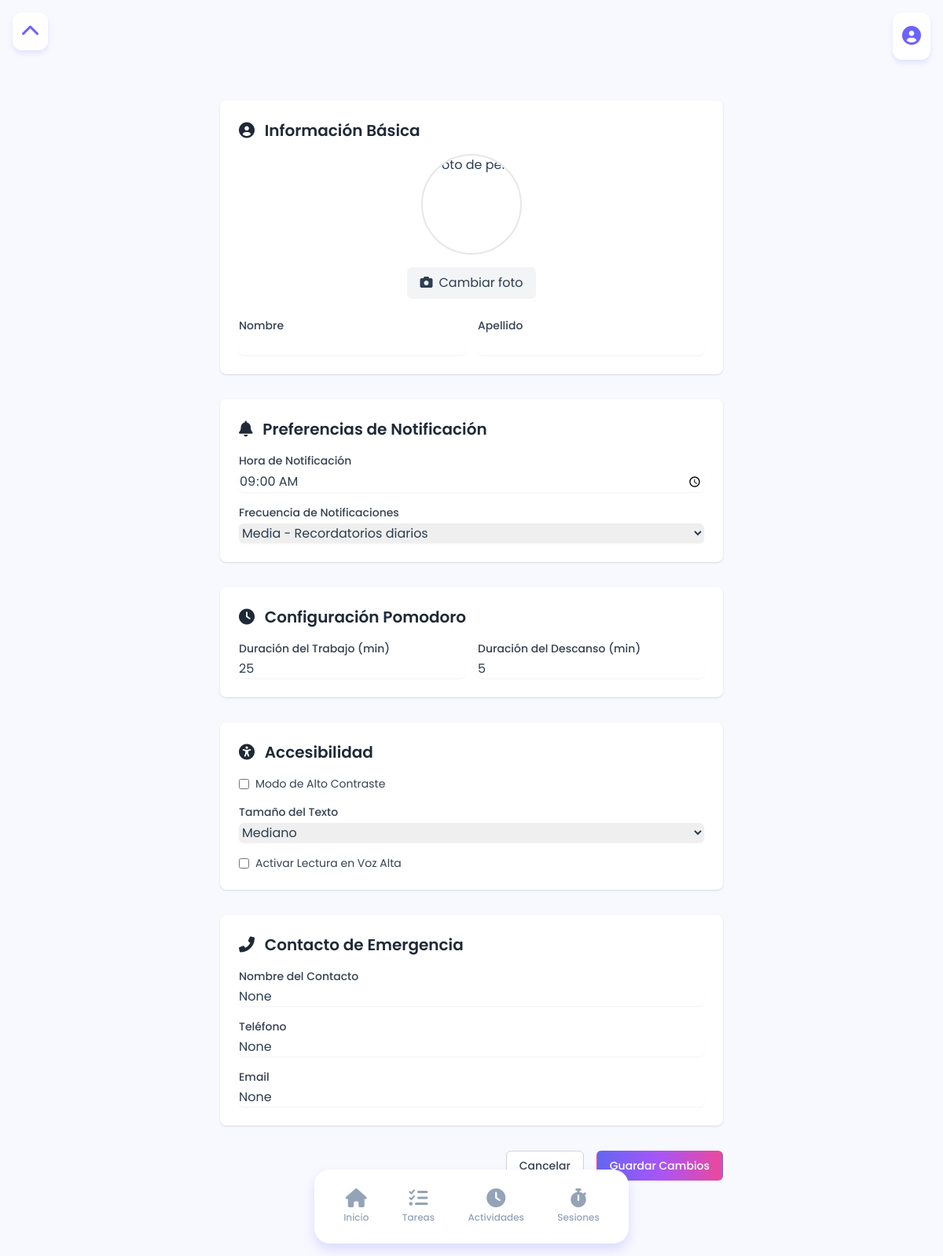
/security/profile/update/ (signed in), run on the app's committed database.
### apps/security/models.py (models this page shows, shortened)
class User(AbstractUser):
    id = models.UUIDField(primary_key=True, default=uuid.uuid4, editable=False)
    email = models.EmailField(unique=True)
    first_name = models.CharField(
        max_length=150,
        verbose_name='nombres',
        help_text="Nombres completos del usuario"
    )
    last_name = models.CharField(
        max_length=150,
        verbose_name='apellidos',
        help_text="Apellidos completos del usuario"
    )
    profile_photo = models.ImageField(
        upload_to='users/profile_photos/%Y/%m/',
        null=True,
        blank=True,
        verbose_name='foto de perfil',
        help_text="Foto de perfil del usuario"
    )
    groups = models.ManyToManyField(
        'auth.Group',
        related_name='custom_user_set',
        blank=True,
        verbose_name='groups',
        help_text='The groups this user belongs to.'
    )
    user_permissions = models.ManyToManyField(
        'auth.Permission',
        related_name='custom_user_set',
        blank=True,
        verbose_name='user permissions',
        help_text='Specific permissions for this user.'
    )
    preferred_notification_time = models.TimeField(
        default='09:00',
        help_text="Hora preferida para recibir notificaciones diarias"
    )
    notification_frequency = models.CharField(
        max_length=20,
        choices=[
            ('high', 'Alta - Múltiples recordatorios diarios'),
            ('medium', 'Media - Recordatorios diarios'),
            ('low', 'Baja - Recordatorios semanales')
        ],
        default='medium'
    )
    pomodoro_work_duration = models.PositiveIntegerField(
        default=25,
        validators=[MinValueValidator(15), MaxValueValidator(45)],
        help_text="Duración del período de trabajo en minutos"
    )
    pomodoro_break_duration = models.PositiveIntegerField(
        default=5,
        validators=[MinValueValidator(3), MaxValueValidator(15)],
        help_text="Duración del período de descanso en minutos"
    )
    use_high_contrast = models.BooleanField(
        default=False,
        help_text="Activar modo de alto contraste"
    )
    text_size = models.CharField(
        max_length=15,  # Aumentado para acomodar 'extra_large'
        choices=[
            ('small', 'Pequeño'),
            ('medium', 'Mediano'),
            ('large', 'Grande'),
            ('extra_large', 'Extra Grande')
        ],
        default='medium'
    )
    enable_text_to_speech = models.BooleanField(
        default=False,
        help_text="Activar lectura de texto en voz alta"
    )
    task_complexity_preference = models.CharField(
        max_length=20,
        choices=[
            ('simple', 'Tareas Simples'),
            ('moderate', 'Tareas Moderadas'),
            ('complex', 'Tareas Complejas')
        ],
        default='moderate',
        help_text="Nivel preferido de complejidad en la presentación de tareas"
    )
    daily_task_limit = models.PositiveIntegerField(
        default=5,
        validators=[MinValueValidator(1), MaxValueValidator(10)],
        help_text="Número máximo de tareas principales por día"
    )
    emergency_contact_name = models.CharField(
        max_length=100,
        blank=True,
        null=True
    )
    emergency_contact_phone = models.CharField(
        max_length=20,
        blank=True,
        null=True
    )
    emergency_contact_email = models.EmailField(
        blank=True,
        null=True
    )
    USERNAME_FIELD = "email"
    REQUIRED_FIELDS = ['username']
    class Meta:
        ordering = ['-date_joined']
        verbose_name = 'Usuario'
        verbose_name_plural = 'Usuarios'
    def get_full_name(self):
        return f"{self.first_name} {self.last_name}".strip()
    def get_profile_photo(self):
        if self.profile_photo and hasattr(self.profile_photo, 'url'):
            return self.profile_photo.url
        default_photo_url = getattr(settings, 'DEFAULT_PROFILE_PHOTO_URL', None)
        if default_photo_url:
            return default_photo_url
        return '/static/img/default-profile-photo.png'

### apps/security/views/profile.py (the view, shortened to what this page needs)
class UserProfileUpdateView(LoginRequiredMixin, UpdateView):
    template_name = 'security/profile/profile_update.html'
    fields = [
        'email', 'username', 'first_name', 'last_name',
        'preferred_notification_time', 'notification_frequency',
        'emergency_contact_name', 'emergency_contact_phone', 'emergency_contact_email',
        'pomodoro_work_duration', 'pomodoro_break_duration',
        'daily_task_limit'
    ]
    success_url = reverse_lazy('security:profile')
    def get_object(self):
        return self.request.user

### templates/security/profile/profile_update.html (shortened to what this page needs)
{% extends 'includes/base.html' %}
{% load static %}
{% block content %}
<div class="max-w-2xl mx-auto p-4">
    <form method="POST" class="space-y-8" id="profile-form">
        <div class="bg-white rounded-lg shadow p-6">
            <h2 class="text-xl font-semibold text-gray-800 mb-4">
                <i class="fas fa-user-circle mr-2 text-primary"></i>
                Información Básica
            </h2>
            <div class="space-y-6">
                <div class="flex flex-col items-center space-y-4">
                    <div class="relative w-32 h-32 rounded-full overflow-hidden border-2 border-gray-200">
                        <img id="profile-photo-preview"
                             src="{{ user.get_profile_photo }}"
                             alt="Foto de perfil"
                             class="w-full h-full object-cover">
                    </div>
                    <div class="flex items-center space-x-2">
                        <label for="profile-photo-input"
                               class="cursor-pointer px-4 py-2 bg-gray-100 rounded-md hover:bg-gray-200 transition-colors">
                            <i class="fas fa-camera mr-2"></i>Cambiar foto
                        </label>
                    </div>
                </div>
                <div class="grid grid-cols-1 md:grid-cols-2 gap-4">
                    <div>
                        <label class="block text-sm font-medium text-gray-700">Nombre</label>
                        <input type="text"
                               name="first_name"
                               value="{{ user.first_name }}"
                               class="mt-1 block w-full rounded-md border-gray-300 shadow-sm">
                    </div>
                    <div>
                        <label class="block text-sm font-medium text-gray-700">Apellido</label>
                        <input type="text"
                               name="last_name"
                               value="{{ user.last_name }}"
                               class="mt-1 block w-full rounded-md border-gray-300 shadow-sm">
                    </div>
                </div>
            </div>
        </div>
        <div class="bg-white rounded-lg shadow p-6">
            <h2 class="text-xl font-semibold text-gray-800 mb-4">
                <i class="fas fa-bell mr-2 text-primary"></i>
                Preferencias de Notificación
            </h2>
            <div class="space-y-4">
                <div>
                    <label class="block text-sm font-medium text-gray-700">Hora de Notificación</label>
                    <input type="time" name="preferred_notification_time"
                           value="{{ user.preferred_notification_time|time:'H:i' }}"
                           class="mt-1 block w-full rounded-md border-gray-300 shadow-sm">
                </div>
                <div>
                    <label class="block text-sm font-medium text-gray-700">Frecuencia de Notificaciones</label>
                    <select name="notification_frequency"
                            class="mt-1 block w-full rounded-md border-gray-300 shadow-sm">
                        <option value="medium" {% if user.notification_frequency == 'medium' %}selected{% endif %}>
                            Media - Recordatorios diarios
                        </option>
                    </select>
                </div>
            </div>
        </div>
        <div class="bg-white rounded-lg shadow p-6">
            <h2 class="text-xl font-semibold text-gray-800 mb-4">
                <i class="fas fa-clock mr-2 text-primary"></i>
                Configuración Pomodoro
            </h2>
            <div class="grid grid-cols-1 md:grid-cols-2 gap-4">
                <div>
                    <label class="block text-sm font-medium text-gray-700">Duración del Trabajo (min)</label>
                    <input type="number" name="pomodoro_work_duration"
                           value="{{ user.pomodoro_work_duration }}" min="15" max="45"
                           class="mt-1 block w-full rounded-md border-gray-300 shadow-sm">
                </div>
                <div>
                    <label class="block text-sm font-medium text-gray-700">Duración del Descanso (min)</label>
                    <input type="number" name="pomodoro_break_duration"
                           value="{{ user.pomodoro_break_duration }}" min="3" max="15"
                           class="mt-1 block w-full rounded-md border-gray-300 shadow-sm">
                </div>
            </div>
        </div>
        <div class="bg-white rounded-lg shadow p-6">
            <h2 class="text-xl font-semibold text-gray-800 mb-4">
                <i class="fas fa-universal-access mr-2 text-primary"></i>
                Accesibilidad
            </h2>
            <div class="space-y-4">
                <div class="flex items-center">
                    <input type="checkbox" name="use_high_contrast"
                           class="rounded border-gray-300 text-primary shadow-sm">
                    <label class="ml-2 text-sm text-gray-700">Modo de Alto Contraste</label>
                </div>
                <div>
                    <label class="block text-sm font-medium text-gray-700">Tamaño del Texto</label>
                    <select name="text_size" class="mt-1 block w-full rounded-md border-gray-300 shadow-sm">
                        <option value="medium" {% if user.text_size == 'medium' %}selected{% endif %}>Mediano</option>
                    </select>
                </div>
                <div class="flex items-center">
                    <input type="checkbox" name="enable_text_to_speech"
                           class="rounded border-gray-300 text-primary shadow-sm">
                    <label class="ml-2 text-sm text-gray-700">Activar Lectura en Voz Alta</label>
                </div>
            </div>
        </div>
        <div class="bg-white rounded-lg shadow p-6">
            <h2 class="text-xl font-semibold text-gray-800 mb-4">
                <i class="fas fa-phone-alt mr-2 text-primary"></i>
                Contacto de Emergencia
            </h2>
            <div class="space-y-4">
                <div>
                    <label class="block text-sm font-medium text-gray-700">Nombre del Contacto</label>
                    <input type="text" name="emergency_contact_name"
                           value="{{ user.emergency_contact_name }}"
                           class="mt-1 block w-full rounded-md border-gray-300 shadow-sm">
                </div>
                <div>
                    <label class="block text-sm font-medium text-gray-700">Teléfono</label>
                    <input type="tel" name="emergency_contact_phone"
                           value="{{ user.emergency_contact_phone }}"
                           class="mt-1 block w-full rounded-md border-gray-300 shadow-sm">
                </div>
                <div>
                    <label class="block text-sm font-medium text-gray-700">Email</label>
                    <input type="email" name="emergency_contact_email"
                           value="{{ user.emergency_contact_email }}"
                           class="mt-1 block w-full rounded-md border-gray-300 shadow-sm">
                </div>
            </div>
        </div>
        <div class="flex justify-end space-x-4">
            <a href="{% url 'security:profile' %}"
               class="px-4 py-2 border border-gray-300 rounded-md text-sm font-medium text-gray-700 bg-white hover:bg-gray-50">
                Cancelar
            </a>
            <button type="submit"
                    class="px-4 py-2 border border-transparent rounded-md shadow-sm text-sm font-medium text-white bg-gradient-to-r from-indigo-500 via-purple-500 to-pink-500 hover:bg-gradient-to-l text-white px-4 py-2 rounded-lg shadow-md transition-all duration-200 flex items-center gap-2">
                Guardar Cambios
            </button>
        </div>
    </form>
</div>
{% endblock %}

### static/css/styles.css (style rules this page uses)
:root { --color-primary: #6C63FF; --color-secondary: #2A2A72; --color-accent: #FF6B6B; --color-success: #4CAF50; --color-background: #F8F9FF; --color-surface: #FFFFFF; --color-text: #2C3E50; --gradient-primary: linear-gradient(135deg, #6C63FF 0%, #2A2A72 100%); --shadow-sm: 0 2px 4px rgba(108, 99, 255, 0.1); --shadow-md: 0 4px 6px rgba(108, 99, 255, 0.15); --shadow-lg: 0 8px 16px rgba(108, 99, 255, 0.2); --radius-sm: 8px; --radius-md: 12px; --radius-lg: 20px; --safe-area-inset-bottom: env(safe-area-inset-bottom, 0); }
* { margin: 0; padding: 0; box-sizing: border-box; font-family: 'Poppins', sans-serif; }
body { background: var(--color-background); color: var(--color-text); min-height: 100vh; overflow: hidden; }

### static/css/auth.css (style rules this page uses)
:root { --primary-color: #6C63FF; --primary-hover: #5b54ff; --error-color: #f44336; --success-color: #4CAF50; --text-color: #333; --text-secondary: #666; --border-color: #eee; --background-light: #f5f5f5; --box-shadow: 0 8px 30px rgba(0, 0, 0, 0.1); --transition: all 0.3s ease; }

### data on the page
User: preferred_notification_time "09:00", notification_frequency "Media - Recordatorios diarios", pomodoro_work_duration "25", pomodoro_break_duration "5", text_size "Mediano", emergency_contact_name "None", emergency_contact_phone "None", emergency_contact_email "None"
